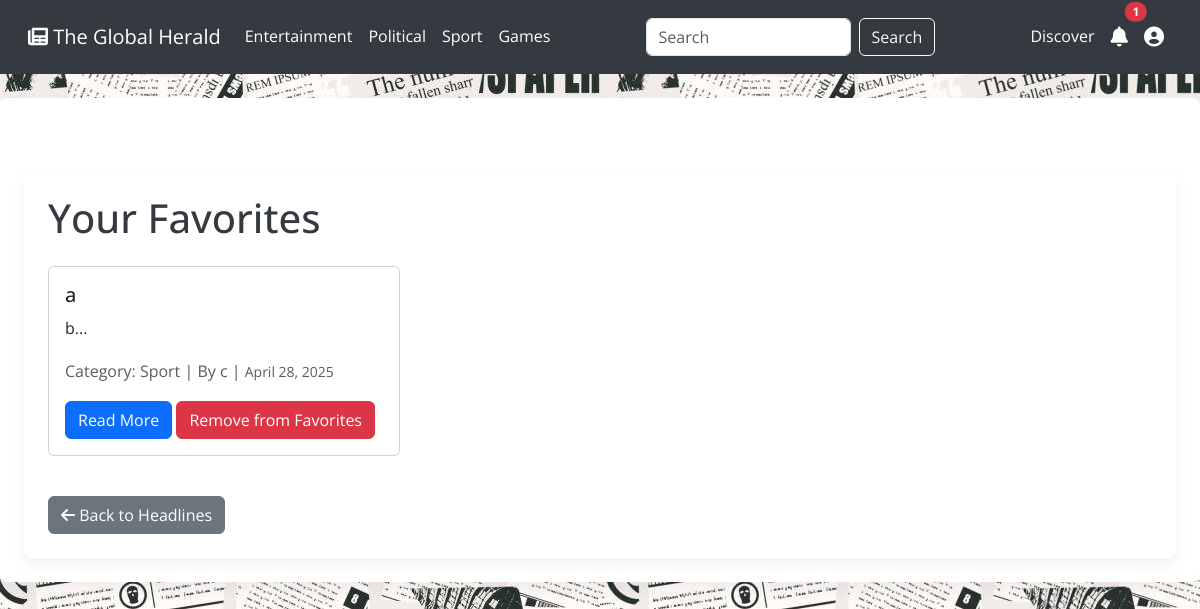
/favorites.php (signed in), run on the app's committed database.
### tables this page shows
CREATE TABLE `category` (
  `category_id` int(11) NOT NULL,
  `category_name` varchar(255) NOT NULL
);

CREATE TABLE `articles` (
  `id` int(11) NOT NULL,
  `title` varchar(255) NOT NULL,
  `content` text NOT NULL,
  `author` varchar(100) NOT NULL,
  `created_at` timestamp NOT NULL DEFAULT current_timestamp(),
  `category_id` int(11) NOT NULL,
  `image_path` mediumtext NOT NULL,
  `views` int(11) NOT NULL DEFAULT 0
);

### classes/Admin.php (called while the page is built, shortened)
<?php
class Admin
{
    private $conn;
    public function __construct($db)
    {
        $this->conn = $db;
    }
    public function getCategories()
    {
        $query = "SELECT * FROM category ORDER BY category_name ASC";
        return $this->conn->query($query);
    }
}

### classes/Article.php (called while the page is built, shortened)
<?php
class Article
{
    private $conn;
    public function __construct($db)
    {
        $this->conn = $db;
    }
    public function getRandomArticleId()
    {
        $query = "SELECT id FROM articles ORDER BY RAND() LIMIT 1";
        $result = $this->conn->query($query);
        if ($result && $row = $result->fetch_assoc()) {
            return $row['id'];
        }
        return null;
    }
}
?>

### classes/User.php (called while the page is built, shortened)
<?php
class User
{
    private $db;
    private $userId;
    private $notificationsCount;
    public function __construct($db)
    {
        $this->db = $db;
        $this->userId = isset($_SESSION['user_id']) ? $_SESSION['user_id'] : null;
        $this->notificationsCount = 0;
        if ($this->userId !== null) {
            $this->loadSubscription();
            $this->loadNotificationsCount();
        }
    }
    private function loadSubscription()
    {
        $sub_stmt = $this->db->prepare("SELECT plan_ID FROM subscription WHERE user_id = ?");
        $sub_stmt->bind_param("i", $this->userId);
        $sub_stmt->execute();
        $sub_result = $sub_stmt->get_result();
        if ($sub_result && $row = $sub_result->fetch_assoc()) {
            $this->subscriptionName = (int) $row['plan_ID'];
        }
    }
    private function loadNotificationsCount()
    {
        $stmt = $this->db->prepare("SELECT COUNT(*) as count FROM notfications WHERE user_id = ?");
        $stmt->bind_param("i", $this->userId);
        $stmt->execute();
        $result = $stmt->get_result();
        if ($result && $row = $result->fetch_assoc()) {
            $this->notificationsCount = $row['count'];
        }
    }
    public function isLoggedIn()
    {
        return $this->userId !== null;
    }
    public function getNotificationsCount()
    {
        return $this->notificationsCount;
    }
}
?>

### config/Database.php (called while the page is built, shortened)
<?php
class Database {
    private $host = "localhost";
    private $db_name = "news_api";
    private $username = "root";
    private $password = "";
    private $conn;
    private static $instance = null;
    private function __construct() {
        $this->conn = new mysqli($this->host, $this->username, $this->password, $this->db_name);
    }
    public static function getInstance() {
        if (self::$instance === null) {
            self::$instance = new Database();
        }
        return self::$instance;
    }
    public function getConnection() {
        return $this->conn;
    }
}
?>

### classes/user_favs.php (called while the page is built, shortened)
<?php
include_once 'config/Database.php';
class user_favs
{
    private $db;
    private $user_id;
    public function __construct()
    {
        $this->db = Database::getInstance()->getConnection();
        if (isset($_SESSION['user_id'])) {
            $this->user_id = $_SESSION['user_id'];
        } else {
            $this->user_id = null;
        }
    }
    public function getUserFavorites()
    {
        $query = "
            SELECT a.id, a.title, a.author, a.content, a.created_at, c.category_name
            FROM favorites f
            JOIN articles a ON f.article_id = a.id
            LEFT JOIN category c ON a.category_id = c.category_id
            WHERE f.user_id = ?
            ORDER BY a.created_at DESC
        ";
        $stmt = $this->db->prepare($query);
        $stmt->bind_param("i", $this->user_id);
        $stmt->execute();
        $favorites_result = $stmt->get_result();
        if ($favorites_result->num_rows > 0) {
            return $favorites_result->fetch_all(MYSQLI_ASSOC);
        } else {
            return [];
        }
    }
}
?>

### favorites.php (the view, shortened to what this page needs)
<?php
include_once 'config/Database.php';
include_once 'classes/user_favs.php';
include_once 'classes/Article.php';
include_once 'classes/User.php';
include_once 'classes/Admin.php';
$db = Database::getInstance()->getConnection();
$userFavorites = new user_favs();
$favorites = $userFavorites->getUserFavorites();
$articleObj = new Article($db);
$adminObj = new Admin($db);
$userObj = new User($db);
$categories_result = $adminObj->getCategories();
$selected_category = isset($_GET['category_id']) ? intval($_GET['category_id']) : 0;
$notfications_count = $userObj->getNotificationsCount();
?>
<!DOCTYPE html>
<html lang="en">
<head>
    <link href="https://cdn.jsdelivr.net/npm/bootstrap@5.3.0/dist/css/bootstrap.min.css" rel="stylesheet">
    <link rel="stylesheet" href="https://cdnjs.cloudflare.com/ajax/libs/font-awesome/6.0.0-beta3/css/all.min.css">
    <link rel="stylesheet" href="style/favs.css">
</head>
<body>
    <nav class="navbar navbar-expand-lg navbar-dark">
        <div class="container-fluid">
            <a class="navbar-brand" href="index.php">
                <i class="fas fa-newspaper"></i> The Global Herald
            </a>
            <div class="collapse navbar-collapse" id="navbarNav">
                <ul class="navbar-nav me-auto mb-2 mb-lg-0">
                    <?php
                    $categories_result->data_seek(0);
                    while ($category = $categories_result->fetch_assoc()): ?>
                        <li class="nav-item">
                            <a class="nav-link <?= $selected_category == $category['category_id'] ? 'active' : '' ?>"
                                href="index.php?category_id=<?= $category['category_id'] ?>">
                                <?= htmlspecialchars($category['category_name']) ?>
                            </a>
                        </li>
                    <?php endwhile; ?>
                    <li>
                        <a class="nav-link" href="index.php#games">Games</a>
                    </li>
                </ul>
                <form class="d-flex" method="GET" action="index.php">
                    <input class="form-control me-2" type="search" name="search" placeholder="Search"
                        aria-label="Search"
                        value="<?= isset($_GET['search']) ? htmlspecialchars($_GET['search']) : '' ?>">
                    <button class="btn btn-outline-light" type="submit">Search</button>
                </form>
                <ul class="navbar-nav ms-auto">
                    <ul class="navbar-nav me-auto mb-2 mb-lg-0">
                        <li>
                            <?php
                            $randomArticleId = $articleObj->getRandomArticleId();
                            ?>
                            <a class="nav-link" href="article.php?id=<?= $randomArticleId ?>">Discover</a>
                        </li>
                    </ul>
                    <?php if ($userObj->isLoggedIn() || $userObj->isSignedUp()): ?>
                        <li class="
                                                                nav-item">
                            <a class="nav-link position-relative" href="noti.php" title="Notifications">
                                <i class="fas fa-bell fa-lg"></i>
                                <?php if ($notfications_count > 0): ?>
                                    <span
                                        class="position-absolute top-0 start-100 translate-middle badge rounded-pill bg-danger">
                                        <?= $notfications_count ?>
                                    </span>
                                <?php endif; ?>
                            </a>
                        </li>
                        <li class="nav-item user-dropdown">
                            <a class="nav-link" href="#" id="userDropdown" role="button" data-bs-toggle="dropdown"
                                aria-expanded="false" title="User Menu">
                                <i class="fas fa-user-circle fa-lg"></i>
                            </a>
                        </li>
                    <?php endif; ?>
                </ul>
            </div>
        </div>
    </nav>
    <div class="container mt-4">
        <div class="container mt-5">
            <h1>Your Favorites</h1>
            <?php if (isset($message)): ?>
                <div class="alert alert-info">
                    <?= htmlspecialchars($message) ?>
                </div>
            <?php else: ?>
                <div class="row">
                    <?php if (empty($favorites)): ?>
                        <div class="alert alert-danger" role="alert">
                            You have no Favorites yet. Start adding some to your Favorite
                        </div>
                    <?php else: ?>
                        <?php foreach ($favorites as $favorite): ?>
                            <div class="col-md-4 mb-4">
                                <div class="card">
                                    <div class="card-body">
                                        <h5 class="card-title"><?= htmlspecialchars($favorite['title']) ?></h5>
                                        <p class="card-text"><?= substr(htmlspecialchars($favorite['content']), 0, 100) ?>...</p>
                                        <p class="text-muted">
                                            Category: <?= htmlspecialchars($favorite['category_name']) ?> |
                                            By <?= htmlspecialchars($favorite['author']) ?> |
                                            <small><?= date("F j, Y", strtotime($favorite['created_at'])) ?></small>
                                        </p>
                                        <a href="article.php?id=<?= $favorite['id'] ?>" class="btn btn-primary">Read More</a>
                                        <a href="#" class="btn btn-danger"
                                            onclick="removeFromFavorites(<?= $favorite['id'] ?>); return false;">
                                            Remove from Favorites
                                        </a>
                                    </div>
                                </div>
                            </div>
                        <?php endforeach; ?>
                    <?php endif; ?>
                </div>
            <?php endif; ?>
            <div class="mt-3">
                <a href="index.php" class="btn btn-secondary"><i class="fas fa-arrow-left"></i> Back to Headlines</a>
            </div>
        </div>
    </div>
</body>
</html>

### style/favs.css (style rules this page uses)
body { font-family: 'Open Sans', sans-serif; background-image: url('../images/g5.jpg'); background-size: auto; color: #343a40; line-height: 1.7; }
a { color: #007bff; text-decoration: none; transition: color 0.3s ease-in-out; }
.navbar { background-color: #343a40; padding: 0.75rem 1rem; }
.navbar-nav .nav-link { color: #fff; padding: 0.7rem 1.2rem; transition: background-color 0.3s ease-in-out; border-radius: 0.25rem; }
.container { max-width: 1200px; margin: 0 auto; padding: 1.5rem; background-color: #fff; box-shadow: 0 0.5rem 1rem rgba(0, 0, 0, 0.05); border-radius: 0.5rem; }
.row { display: flex; gap: 1.5rem; margin-top: 1.5rem; }
.user-dropdown { position: relative; }

### data on the page
category: category_name "Entertainment"
category: category_name "Political"
category: category_name "Sport"
articles: title "a", content "b", category.category_name "Sport", author "c", created_at "April 28, 2025"

### other printed values
$notfications_count "1"
